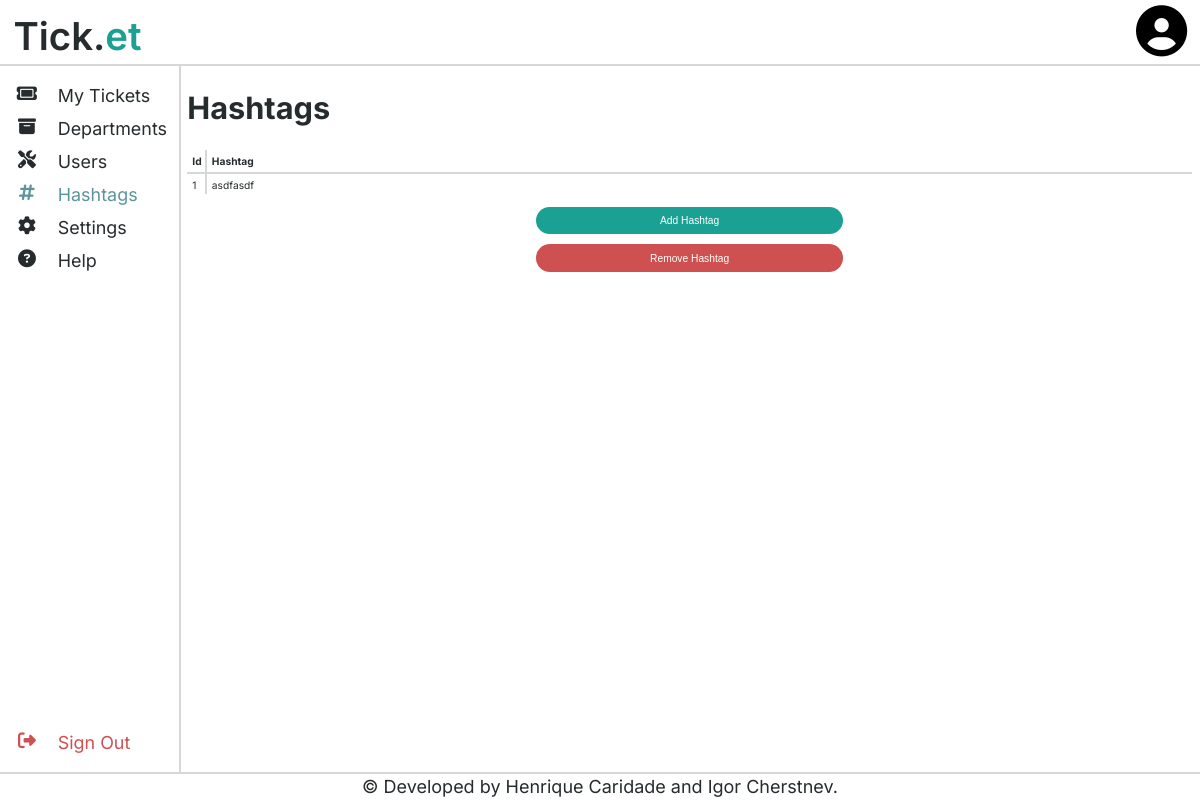
Before: /index.php?page=hashtags (signed in) with the older database file.
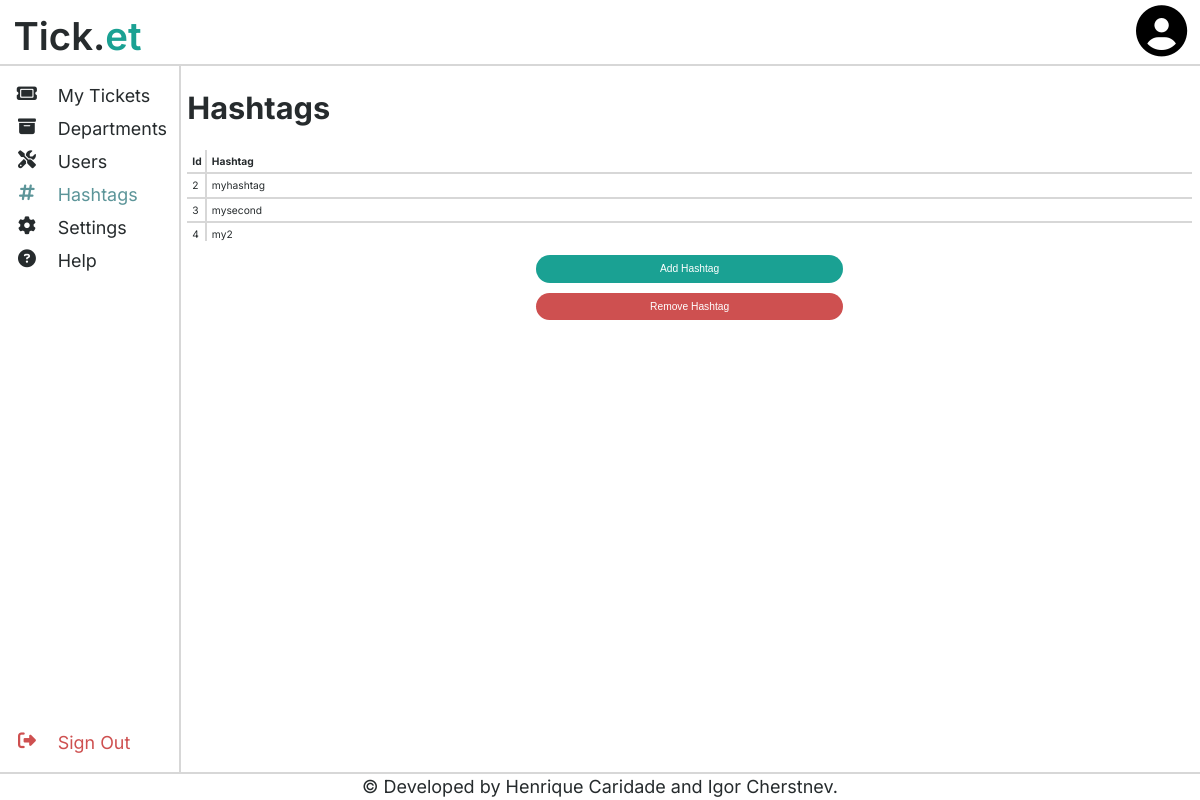
After: the same page with the newer database file.
### tables this page shows
CREATE TABLE Hashtag (
    id INTEGER PRIMARY KEY AUTOINCREMENT NOT NULL,
    value STRING NOT NULL
);

### index.php (called while the page is built, shortened)
<?php
    $session = Session::getSession();
    if (isset($_GET['page'])) {
        switch ($_GET['page']) {
            case 'hashtags': include_once("./pages/hashtag_page.php"); break;
        }
    } else {
        if ($session->isLoggedIn()) die(header('Location: ./index.php?page=dashboard'));
        else die(header('Location: ./index.php?page=login'));
    }
    drawPage($_GET);
?>

### classes/hashtag.php (called while the page is built, shortened)
<?php
    class Hashtag {
        private function __construct(int $id, string $value) {
            $this->id = $id;
            $this->value = $value;
        }
        private static function fromArray(array $hashtag) : Hashtag {
            return new Hashtag((int) $hashtag['id'], $hashtag['value']);
        }
        public static function getAllHashtags(PDO $db) : array {
            $stmt = $db->prepare('SELECT * FROM Hashtag');
            $stmt->execute();
            $hashtagArray = array();
            foreach($stmt->fetchAll() as $hashtag){
                $hashtagArray[] = Hashtag::fromArray($hashtag);
            }
            return $hashtagArray;
        }
    }
?>

### templates/hashtag.php (the view, shortened to what this page needs)
<?php
    require_once(dirname(__DIR__) . "/classes/hashtag.php");
?>
<?php
    function _drawHashtagTableItem(Hashtag $hashtag) {
?>
        <tr class="hashtag-item">
            <td class="hashtag-id"><?=htmlentities($hashtag->id); ?></td>
            <td class="hashtag-value"><?=htmlentities($hashtag->value); ?></td>
        </tr>
<?php
    }
    function drawHashtagTable(array $hashtags) {
?>
<div class="scroll-wrapper">
    <table id="hashtags">
        <thead>
            <tr>
                <th style="width: 0;">Id</th>
                <th>Hashtag</th>
            </tr>
        </thead>
        <tbody>
        <?php foreach ($hashtags as $hashtag) _drawHashtagTableItem($hashtag); ?>
        </tbody>
    </table>
</div>
<?php
    }
?>

Changed rows visible on the page:
removed hashtag: id "1", value "asdfasdf"
added hashtag: id "2", value "myhashtag"
added hashtag: id "3", value "mysecond"
added hashtag: id "4", value "my2"
